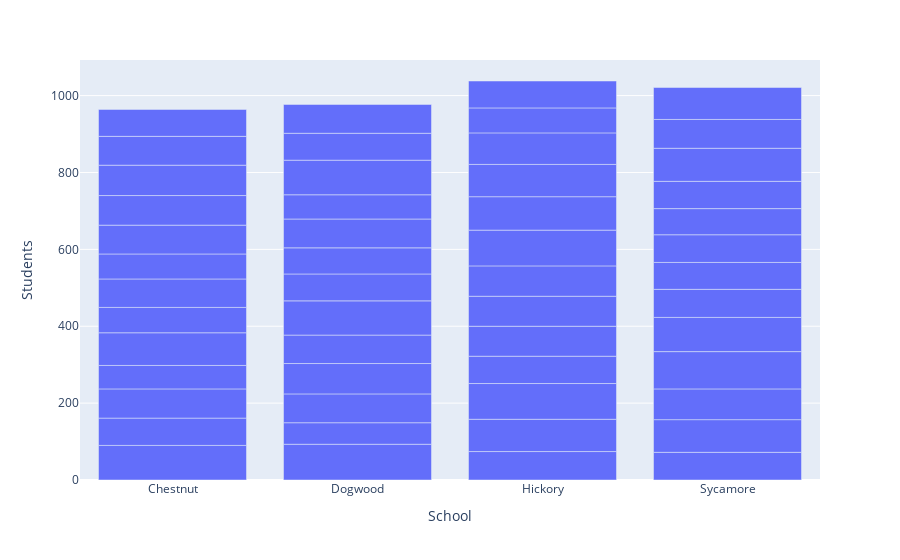

The code cell stored with this chart in its notebook:
### Markdown cell above
Note that this chart is interactive by default: hovering over any bar will show you the exact number of students enrolled at its corresponding school. You can also access various tools when hovering over the top right of the output.

Why did we call Plotly's histogram() function rather than bar()? As the Plotly documentation notes, "with px.bar, each row of the DataFrame is represented as a rectangular mark." As a result, since each school has 12 grades, we'd then end up with 12 rectangles per bar, as shown below:

### Code cell
px.bar(df_school_grade_pivot, 
       x = 'School', y = 'Students') # note that each grade is represented by
# its own bar.

### Figure 1 — Plotly figure (JSON) as saved in the notebook; plotly's stock layout.template omitted (floating-point values rounded to 4 significant figures)
{"data": [{"alignmentgroup": "True", "hovertemplate": "School=%{x}<br>Students=%{y}<extra></extra>", "legendgroup": "", "marker": {"color": "#636efa", "pattern": {"shape": ""}}, "name": "", "offsetgroup": "", "orientation": "v", "showlegend": false, "textposition": "auto", "type": "bar", "x": ["Chestnut", "Chestnut", "Chestnut", "Chestnut", "Chestnut", "Chestnut", "Chestnut", "Chestnut", "Chestnut", "Chestnut", "Chestnut", "Chestnut", "Chestnut", "Dogwood", "Dogwood", "Dogwood", "Dogwood", "Dogwood", "Dogwood", "Dogwood", "Dogwood", "Dogwood", "Dogwood", "Dogwood", "Dogwood", "Dogwood", "Hickory", "Hickory", "Hickory", "Hickory", "Hickory", "Hickory", "Hickory", "Hickory", "Hickory", "Hickory", "Hickory", "Hickory", "Hickory", "Sycamore", "Sycamore", "Sycamore", "Sycamore", "Sycamore", "Sycamore", "Sycamore", "Sycamore", "Sycamore", "Sycamore", "Sycamore", "Sycamore", "Sycamore"], "xaxis": "x", "y": [90, 71, 76, 61, 85, 66, 74, 65, 75, 77, 79, 75, 70, 93, 56, 75, 79, 74, 89, 70, 68, 75, 63, 90, 70, 75, 74, 84, 93, 71, 78, 78, 79, 93, 87, 84, 82, 65, 70, 72, 85, 80, 97, 89, 73, 70, 72, 68, 71, 86, 75, 83], "yaxis": "y"}], "layout": {"barmode": "relative", "legend": {"tracegroupgap": 0}, "margin": {"t": 60}, "xaxis": {"anchor": "y", "domain": [0, 1], "title": {"text": "School"}}, "yaxis": {"anchor": "x", "domain": [0, 1], "title": {"text": "Students"}}}}
